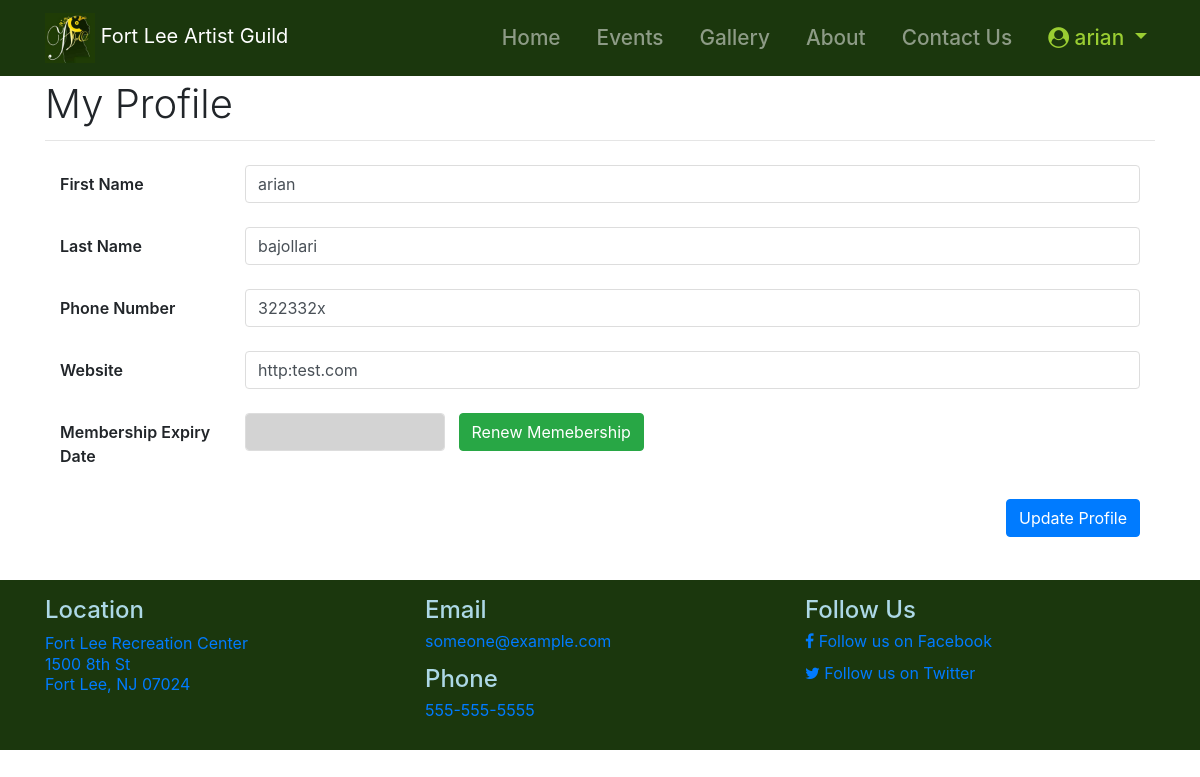
The app's page /profile (signed in) with its own data.
### flag/auth/models.py (models this page shows, shortened)
class User(UserMixin, db.Model):
    __tablename__ = 'flagusers'
    id = db.Column(db.Integer,
                   primary_key=True)
    firstName = db.Column(db.String,
                     nullable=False,
                     unique=False)
    lastName = db.Column(db.String,
                     nullable=False,
                     unique=False)
    email = db.Column(db.String(40),
                      unique=True,
                      nullable=False)
    password = db.Column(db.String(200),
                         primary_key=False,
                         unique=False,
                         nullable=False)
    phone = db.Column(db.String(15),
                        index=False,
                        unique=False,
                        nullable=True)
    website = db.Column(db.String(150),
                        index=False,
                        unique=False,
                        nullable=True)
    userRole = db.Column(db.String(1),
                        index=False,
                        unique=False,
                        nullable=False)
    created_On = db.Column(db.DateTime,
                           index=False,
                           unique=False,
                           nullable=False,
                           default=datetime.datetime.now)
    last_login = db.Column(db.DateTime,
                           index=False,
                           unique=False,
                           nullable=True)
    memberStartDate = db.Column(db.DateTime,
                           index=False,
                           unique=False,
                           nullable=True)
    memberExpireDate = db.Column(db.DateTime,
                           index=False,
                           unique=False,
                           nullable=True)

### flag/auth/routes.py (the view)
@bpAuth.route('/profile', methods=['GET', 'POST'])
def profile():
    profile_form = ProfileForm(request.form)
    if request.method == 'POST':
        if profile_form.validate():
            firstName = request.form.get('firstName')
            lastName = request.form.get('lastName')
            website = request.form.get('website')
            phone = request.form.get('phone')
            existing_user = User.query.filter_by(id=current_user.id).first()
            if not existing_user is None:
                existing_user.firstName=firstName
                existing_user.lastName=lastName
                existing_user.website=website
                existing_user.phone=phone
                db.session.commit()
            flash('Profile successfully updated.')
            return redirect(url_for('auth.profile'))
    else:
        if not current_user.is_authenticated:
            return redirect(url_for('home'))
        user = User.query.filter_by(id=current_user.id).first()
        profile_form.firstName.data = user.firstName
        profile_form.lastName.data = user.lastName
        profile_form.phone.data = user.phone or ''
        profile_form.website.data = user.website or ''
        profile_form.membershipExpiryDate.data = user.memberExpireDate or ''
    return render_template('auth/profile.html',form=profile_form)

### flag/auth/forms.py
class ProfileForm(Form):
    firstName = StringField('First Name',[validators.Length(min=3, max=50), validators.DataRequired()])
    lastName = StringField('Last Name',[validators.Length(min=3, max=50), validators.DataRequired()])
    phone = StringField('Phone Number')
    website = StringField('Website')
    membershipExpiryDate = StringField('Membership Expiry Date')
    membershipStatus = StringField('Membership Status')
    submit = SubmitField('Update')

### flag/auth/routes.py (called while the page is built)
@login_manager.user_loader
def load_user(user_id):
    if user_id is not None:
        return User.query.get(user_id)
    return None

### flag/templates/auth/profile.html (shortened to what this page needs)
{% extends "layout.html" %}
{% block content %}
{{ page_title('My Profile') }}
<div class="col-lg-12">
  <form method="POST" role="form" action="profile">
    <div class="form-group row">
      <label for="firstName" class="col-lg-2 col-form-label">{{
          form.firstName.label
        }}</label>
      <div class="col-lg-10">
        <input type="text" class="form-control" id="firstName" name="firstName" value="{{ form.firstName.data }}"
          placeholder="First Name" required />
      </div>
    </div>
    <div class="form-group row">
      <label for="lastName" class="col-lg-2 col-form-label">{{
            form.lastName.label
          }}</label>
      <div class="col-lg-10">
        <input type="text" class="form-control" id="lastName" name="lastName" value="{{ form.lastName.data }}"
          placeholder="Last Name" required />
      </div>
    </div>
    <div class="form-group row">
      <label for="phone" class="col-lg-2 col-form-label">{{
              form.phone.label
            }}</label>
      <div class="col-lg-10">
        <input type="tel" class="form-control" id="phone" name="phone" value="{{ form.phone.data }}"
          placeholder="Phone Number" required />
      </div>
    </div>
    <div class="form-group row">
      <label for="website" class="col-lg-2 col-form-label">{{
              form.website.label
            }}</label>
      <div class="col-lg-10">
        <input type="tel" class="form-control" id="website" name="website" value="{{ form.website.data }}"
          placeholder="Website URL" />
      </div>
    </div>
    <div class="form-group row">
      <label for="membershipExpiryDate" class="col-lg-2 col-form-label">{{
              form.membershipExpiryDate.label
            }}</label>
      <div class="col-lg-8">
          <input type="tel" class="form-control" id="membershipExpiryDate" name="membershipExpiryDate"
            value="{{ form.membershipExpiryDate.data }}" placeholder="" readonly
            style="background-color: lightgrey; width: 200px;float:left;" />
          <a class="btn btn-success" role="button" href="#">Renew Memebership</a>
      </div>
    </div>
    <div class="form-group row">
      <div class="col-lg-12 text-right">
        <button type="submit" class="btn btn-primary">Update Profile</button>
      </div>
    </div>
  </form>
</div>
{% endblock %}

### flag/templates/layout.html (shortened to what this page needs)
{% from 'macros.html' import nav_link, page_title with context %}
<!DOCTYPE html>
<html lang="en">
<head>
  <link rel="stylesheet" href="{{ url_for('static', filename='css/jquery-ui.min.css') }}">
  <link rel="stylesheet" href="{{ url_for('static', filename='css/bootstrap.min.css') }}">
  <link rel="stylesheet" href="{{ url_for('static', filename='css/font-awesome.min.css') }}">
  <link rel="stylesheet" href="{{ url_for('static', filename='css/app.css') }}">
</head>
<body>
  <nav class="navbar navbar-expand-lg navbar-dark bg-dark fixed-top">
    <div class="container">
      <a class="navbar-brand" href="/">
        <img src="/static/images/logo.jpg" alt="" width="50px" height="50px">
        <span class="d-none d-sm-inline">Fort Lee Artist Guild</span>
      </a>
      <div class="collapse navbar-collapse" id="navbarResponsive">
        <ul class="navbar-nav ml-auto">
          {{ nav_link('home', 'Home') }}
          {{ nav_link('events.events', 'Events') }}
          {{ nav_link('gallery.gallery', 'Gallery') }}
          {{ nav_link('public.about', 'About') }}
          {{ nav_link('public.contact', 'Contact Us') }}
          {% if current_user.is_authenticated %}
          <li class="nav-item dropdown">
            <a class="nav-link dropdown-toggle" href="#" id="navbardrop" data-toggle="dropdown" style="color:#9ACD32;">
              <i class="fa fa-user-circle"></i>&nbsp;{{ current_user.firstName }}
            </a>
          </li>
          {% else %}
          <li class="nav-item">
            <a class="nav-link"
              style="border: 1px solid #145a32; display:inline-block;padding-left: 15px; padding-right: 15px;border-radius:20px;"
              href="{{ url_for('auth.login') }}">Login</a>
          </li>
          {% endif %}
        </ul>
      </div>
    </div>
  </nav>
  <div class="container" style="min-height: 500px;">
    {% block content %}
    {% endblock %}
  </div>
  <footer class="py-5 bg-dark" style="padding: 1rem !important;">
    <div class="container">
      <div class="row" style="color:white;">
        <div class="col-sm-4">
          <h4 style="color:lightblue;">Location</h4>
          <p>
            <a href="https://goo.gl/maps/iVhmAzEYue3JvERB9" target="_blank">
              <span style="line-height: 1.3rem;">Fort Lee Recreation Center</span><br>
              <span style="line-height: 1.3rem;">1500 8th St</span><br>
              <span style="line-height: 1.3rem;">Fort Lee, NJ 07024</span>
            </a>
          </p>
        </div>
        <div class="col-sm-4">
          <h4 style="color:lightblue;">Email</h4>
          <p>
            <a href="mailto:someone@example.com" target="_top">someone@example.com</a>
          </p>
          <h4 style="color:lightblue;">Phone</h4>
          <p>
            <a href="tel:555-555-5555">555-555-5555</a>
          </p>
        </div>
        <div class="col-sm-4">
          <h4 style="color:lightblue;">Follow Us</h4>
          <p>
            <a href="https://facebook.com/flag" target="_blank"><i class="fa fa-facebook"></i>&nbsp;Follow us on
              Facebook</a>
          </p>
          <p>
            <a href="https://twitter.com/flag" target="_blank"><i class="fa fa-twitter"></i>&nbsp;Follow us on
              Twitter</a>
          </p>
        </div>
      </div>
  </footer>
</body>
</html>

### flag/static/css/app.css (style rules this page uses)
body { margin:0px; line-height: 1 !important; padding-top: 80px; }
.bg-dark { background-color: #1b370d !important; }
.nav-item { font-size: 1.3rem; font-weight: 500; padding-left: 20px; }
.col-form-label { font-weight: 600; }
.form-control { box-shadow: none; border-color: #ddd; }

### records on screen
User: firstName "arian", lastName "bajollari", phone "322332x", website "http:test.com"

### other values on screen
{{ name }} "Home Events Gallery About Contact Us"
{{ title }} "My Profile"
